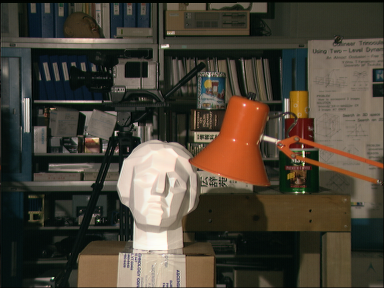
#> input picture tsukuba_l.png, 384 x 288 px, given in place of robotL.avi, which was not available
$ python projectC2.py
#> lines starting #> are read from the running program, lines starting #| are printed output that depends on the picture; after the words box and inside, x2 and y2 are one past the last pixel; in counts of white or black regions, pixels touching at a corner belong together; pictures that were not available may be replaced by others from this repository, and a replacement may not be noted
import matplotlib.pyplot as plt
import argparse
import cv2 as cv
import pandas as pd
import numpy as np
##############################################################################################################
# Axis definition
X_AXIS = 1
Y_AXIS = 0
# Dissimilarity measure
M_SAD = 0
M_SSD = 1
# Chessboard dimensions (in millimeters)
H = 178
W = 125
# Chessboard parameters
CB_INNER_W_CORNERS = 6
CB_INNER_H_CORNERS = 8
# Best blocksize value
BEST_BLOCKSIZE_VALUE=33
# Alarm trigger limit (in mm)
MINIMUM_DISTANCE =  800
# Camera parameters
FOCAL_LENGHT =  567.2 #in pixels
BASELINE = 92.226  #in mm
# Smoothing curves window size
SMOOTH=10
##############################################################################################################
def cutMatrix(img, imageDim):
    centerY = img.shape[Y_AXIS]//2
    centerX = img.shape[X_AXIS]//2
    return img[centerY-(imageDim//2):centerY+(imageDim//2), centerX-(imageDim//2):centerX+(imageDim//2)]
################################################################################################################
def computeChessboard(imgL, imageDim):
    ret, corners = cv.findChessboardCorners(imgL ,(CB_INNER_H_CORNERS,CB_INNER_W_CORNERS))
    if ret == True:
        term = (cv.TERM_CRITERIA_EPS + cv.TERM_CRITERIA_COUNT, 30, 1.0)
        cv.cornerSubPix(imgL, corners, (5, 5), (-1, -1), term)
        cv.drawChessboardCorners(imgL, (CB_INNER_H_CORNERS,CB_INNER_W_CORNERS), corners, ret)
        top_left = corners[0][0]
        top_right = corners[(CB_INNER_W_CORNERS - 1) * CB_INNER_H_CORNERS][0]
        bottom_left = corners[CB_INNER_H_CORNERS - 1][0]
        h = np.linalg.norm(top_left - bottom_left)
        w = np.linalg.norm(top_left - top_right)
        imgL = cutMatrix(imgL, imageDim)
        return imgL, h, w
    else:
        imgL = cutMatrix(imgL, imageDim)
        return imgL, None, None
##############################################################################################################
def computeDisparityMap(imgL, imgR, disparity_range, block_size, imageDim, measure = M_SAD):
    kernel = np.ones([block_size, block_size])
    measure_maps = np.zeros([imageDim, imageDim, len(disparity_range)])
    left_image_f = np.float32(imgL)
    right_image_f = np.float32(imgR)

    left_translation = np.float32([[1, 0, -(left_image_f.shape[X_AXIS]-imageDim)//2], [0, 1, -(left_image_f.shape[Y_AXIS]-imageDim)//2]])
    left_ROI = cv.warpAffine(left_image_f, left_translation, (imageDim, imageDim))
    for i in disparity_range:
        right_translation = left_translation + ([[0,0,i],[0,0,0]])
        right_ROI = cv.warpAffine(right_image_f, right_translation, (imageDim, imageDim))
        if measure == M_SSD:
            differences = np.square(left_ROI-right_ROI)
        else: # M_SAD
            differences = np.abs(left_ROI-right_ROI)
        measure_map = cv.filter2D(src=differences, ddepth=-1, kernel=kernel, borderType=cv.BORDER_ISOLATED)
        measure_maps[:, :, i-disparity_range[0]] = measure_map

    disparity_map = np.argmin(measure_maps, axis=-1)
    disparity_map += disparity_range[0]
    return disparity_map, measure_maps
##############################################################################################################
def moravecOperator(image, imgDim, block_size, measure = M_SAD):
    direction = [(1,0),(1,1),(0,1),(-1,1),(-1,0),(-1,-1),(0,-1),(1,-1)]
    measure_maps = np.zeros((imgDim, imgDim, len(direction)), dtype=int)
    image_f = np.float32(image)
    kernel = np.ones([block_size, block_size])

    translation = np.float32([[1, 0, -(image.shape[X_AXIS]-imgDim)//2], [0, 1, -(image.shape[Y_AXIS]-imgDim)//2]])
    ROI = cv.warpAffine(image_f, translation, (imgDim, imgDim))
    for i in range(len(direction)):
        u, v = direction[i]
        dir_translation = translation + ([[0,0,u],[0,0,v]])
        dir_ROI = cv.warpAffine(image_f, dir_translation, (imgDim, imgDim))
        if measure == M_SAD:
            differences = np.square(ROI-dir_ROI)
        else: # M_SAD
            differences = np.abs(ROI-dir_ROI)
        measure_map = cv.filter2D(src=differences, ddepth=-1, kernel=kernel, borderType=cv.BORDER_ISOLATED)
        measure_maps[:, :, i] = measure_map
    map = np.min(measure_maps, axis=-1)

    # Normalization
    map = (map - np.min(map)) / (np.max(map) - np.min(map))
    return map
##############################################################################################################
def main(numDisparities, blockSize, imageDim, display = False):
#> called with numDisparities = 128, blockSize = 33, imageDim = 200, display = False
    df = pd.DataFrame(columns = ['Z(m)','Hdiff','Wdiff'])
    LCameraView = cv.VideoCapture('robotL.avi')
    RCameraView = cv.VideoCapture('robotR.avi')
    frame_counter = 0
    disparity_range = np.arange(numDisparities)
    try:
        while LCameraView.isOpened() and RCameraView.isOpened():
            frame_counter += 1
            Lret, frameL = LCameraView.read()
#> frameL is the input picture: shape (288, 384, 3); mean B, G, R 55.3, 67.6, 74.7
            Rret, frameR = RCameraView.read()
            if (not Lret) or (frameL is None) or (not Rret) or (frameR is None):
                LCameraView.release()
                RCameraView.release()
                print("Can't receive frame (stream end?). Exiting ...")
                break
            imgL = cv.cvtColor(frameL, cv.COLOR_BGR2GRAY)
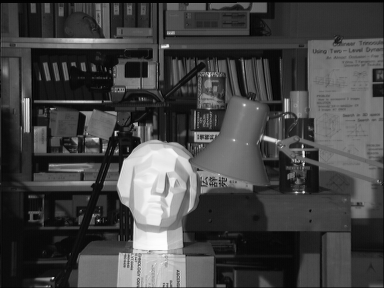
#> imgL: shape (288, 384); min 0, max 253, mean 68.3
            imgR = cv.cvtColor(frameR, cv.COLOR_BGR2GRAY)
            ######################################################
            disparity_map, _ = computeDisparityMap(imgL, imgR, disparity_range, blockSize, imageDim, M_SAD)
#> in computeDisparityMap, `left_ROI = cv.warpAffine(left_image_f, left_translation, (imageDim, im..`:
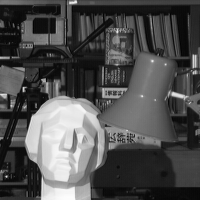
#> left_ROI: shape (200, 200) float32; min 0, max 253, mean 78.8
#> the loop in computeDisparityMap, `for i in disparity_range:` made 128 passes
#> pass 2, in computeDisparityMap, `measure_map = cv.filter2D(src=differences, ddepth=-1, kernel=kernel, b..`:
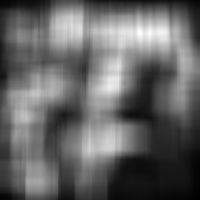
#> measure_map: shape (200, 200) float32; min 468, max 24174, mean 9843.8; drawn with min black and max white
#> in computeDisparityMap, `disparity_map = np.argmin(measure_maps, axis=-1)`: disparity_map: shape (200, 200) int64; every value is 0
            ######################################################
            moravec_map = moravecOperator(imgL, imageDim, blockSize, M_SAD)
#> the loop in moravecOperator, `for i in range(len(direction)):` made 8 passes
#> pass 1, in moravecOperator, `differences = np.square(ROI-dir_ROI)`:
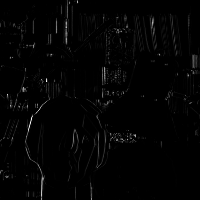
#> differences: shape (200, 200) float32; min 0, max 23716, mean 353.7; drawn with min black and max white
#> pass 1, in moravecOperator, `measure_map = cv.filter2D(src=differences, ddepth=-1, kernel=kernel, b..`:
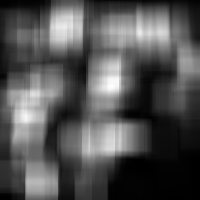
#> measure_map: shape (200, 200) float32; min 1132, max 1116697, mean 364667.5; drawn with min black and max white
#> in moravecOperator, `map = np.min(measure_maps, axis=-1)`:
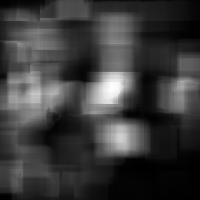
#> map: shape (200, 200) int64; min 1132, max 742037, mean 175497.6; drawn with min black and max white
            moravec_mask = moravec_map >= np.percentile(moravec_map, 70)
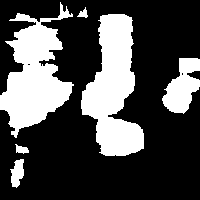
#> moravec_mask: shape (200, 200) bool; 30% white; 6 white regions, box (x1, y1, x2, y2) and area: (81, 14, 144, 156) 5240, (0, 2, 74, 138) 5064, (162, 58, 200, 114) 1282, (10, 159, 24, 188) 270, (15, 144, 29, 154) 84, (77, 7, 88, 18) 60
            mainDisparity = np.average(disparity_map[moravec_mask])
#> mainDisparity = 0
            z = (FOCAL_LENGHT * BASELINE) / mainDisparity
#> z = inf
            ######################################################
            imgChessboard, h, w = computeChessboard(imgL, imageDim)
#> in computeChessboard, `ret, corners = cv.findChessboardCorners(imgL ,(CB_INNER_H_CORNERS,CB_I..`: ret = False; corners = None
            ######################################################
            if (h != None and w != None):
                HComputed = (z * h) / FOCAL_LENGHT
                WComputed = (z * w) / FOCAL_LENGHT
                print("HComputed {}".format(HComputed), "WComputed {}".format(WComputed))
                Hdiff = abs(HComputed - H)
                Wdiff = abs(WComputed - W)
                print("Hdiff {}".format(Hdiff), "Wdiff {}".format(Wdiff))
            else:
                Hdiff = None
                Wdiff = None
            ######################################################
            if display:
                plt.figure('Display');
                plt.clf()
                plt.subplot(1,3,1)
                plt.imshow(moravec_map, vmin=moravec_map.min(), vmax=moravec_map.max(), cmap='gray')
                plt.subplot(1,3,2)
                plt.imshow(disparity_map, vmin=disparity_map.min(), vmax=disparity_map.max(), cmap='gray')
                plt.subplot(1,3,3)
                plt.imshow(imgChessboard, cmap='gray')
                plt.pause(0.000001)
            ######################################################
            df.loc[len(df)] = {
                'Z(m)' : z/1000,
                'Hdiff': Hdiff,
                'Wdiff': Wdiff
            }
            ######################################################
        df = df[df['Hdiff'] != None]
        df = df[df['Wdiff'] != None]
        df['Hdiff'] = df.Hdiff.rolling(SMOOTH).mean()
        df['Wdiff'] = df.Wdiff.rolling(SMOOTH).mean()
        plt.figure()
        plt.plot(df['Z(m)'], label='Z(m)', color='blue')
        plt.title("Z(m)")
        plt.figure()
        plt.plot(df['Hdiff'], label='Hdiff', color='blue')
        plt.title("Hdiff")
        plt.legend()
        plt.figure()
        plt.plot(df['Wdiff'], label='Wdiff', color='blue')
        plt.title("Wdiff")
        plt.legend()
        plt.tight_layout()
        plt.show()
        print("Hdiff {}".format(df['Hdiff'].mean()))
        print("Wdiff {}".format(df['Wdiff'].mean()))
    except KeyboardInterrupt:
        LCameraView.release()
        RCameraView.release()
        print("Released Video Resource")
##############################################################################################################
def getParams():
    parser = argparse.ArgumentParser(prog='CVproject', description='Computer Vision Project')
    parser.add_argument('--imageDim',default='200', help='Image box dimension to cut from original frames', type=int)
    parser.add_argument('--numDisparities',default='128', help='Disparities number parameter for disparity map algorithm', type=int)
    parser.add_argument('--blockSize',default=BEST_BLOCKSIZE_VALUE, help='Block size parameter for disparity map algorithm', type=int)
    parser.add_argument('--display', help='Display the results', action='store_true')
    return parser.parse_args()

if __name__ == "__main__":
    args = getParams()
    main(args.numDisparities, args.blockSize, args.imageDim, args.display)

$ run again, on tsukuba_r_rotatedH.png
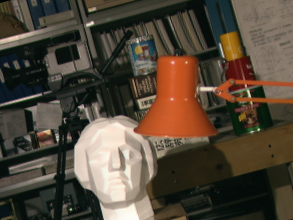
#> input picture tsukuba_r_rotatedH.png, 293 x 220 px, given in place of robotL.avi, which was not available
#> in main, frameL is the input picture: shape (220, 293, 3); mean B, G, R 57.2, 71.2, 82.3
#> disparity_map: shape (200, 200) int64; every value is 0
#> in moravecOperator, `map = np.min(measure_maps, axis=-1)`:
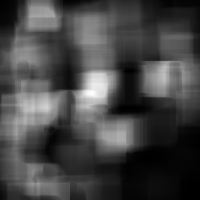
#> map: shape (200, 200) int64; min 513, max 441107, mean 121575.9; drawn with min black and max white
#> in main, `moravec_mask = moravec_map >= np.percentile(moravec_map, 70)`:
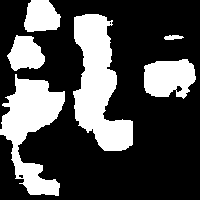
#> moravec_mask: shape (200, 200) bool; 30% white; 6 white regions, box (x1, y1, x2, y2) and area: (73, 14, 133, 151) 4661, (0, 74, 65, 196) 3777, (144, 59, 196, 99) 1613, (7, 35, 45, 71) 943, (24, 0, 61, 32) 932, (164, 35, 184, 40) 74
#> mainDisparity = 0
#> z = inf
#> ret = False; corners = None

$ run again, on tsukuba_r_rotatedL.png
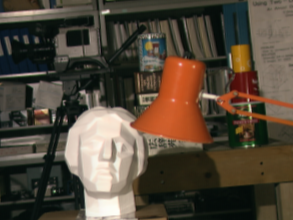
#> input picture tsukuba_r_rotatedL.png, 293 x 220 px, given in place of robotL.avi, which was not available
#> in main, frameL is the input picture: shape (220, 293, 3); mean B, G, R 58, 72.1, 83.2
#> disparity_map: shape (200, 200) int64; every value is 0
#> in moravecOperator, `map = np.min(measure_maps, axis=-1)`:
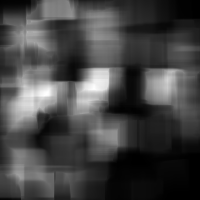
#> map: shape (200, 200) int64; min 143, max 264141, mean 72469.4; drawn with min black and max white
#> in main, `moravec_mask = moravec_map >= np.percentile(moravec_map, 70)`:
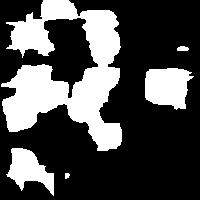
#> moravec_mask: shape (200, 200) bool; 30% white; 5 white regions, box (x1, y1, x2, y2) and area: (1, 0, 122, 151) 9196, (145, 68, 194, 110) 1538, (6, 148, 54, 196) 1192, (177, 46, 189, 51) 50, (65, 173, 70, 179) 24
#> mainDisparity = 0
#> z = inf
#> ret = False; corners = None
